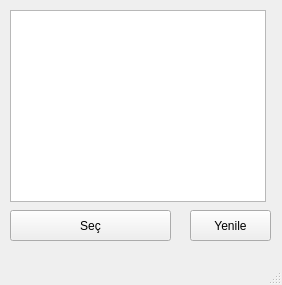
<?xml version="1.0" encoding="UTF-8"?>
<ui version="4.0">
 <class>ComPortWindow</class>
 <widget class="QMainWindow" name="ComPortWindow">
  <property name="geometry">
   <rect>
    <x>0</x>
    <y>0</y>
    <width>282</width>
    <height>285</height>
   </rect>
  </property>
  <property name="windowTitle">
   <string>Com Ports</string>
  </property>
  <widget class="QWidget" name="centralwidget">
   <widget class="QPushButton" name="btn_choose">
    <property name="geometry">
     <rect>
      <x>10</x>
      <y>210</y>
      <width>161</width>
      <height>31</height>
     </rect>
    </property>
    <property name="text">
     <string>Seç</string>
    </property>
   </widget>
   <widget class="QListWidget" name="comList">
    <property name="geometry">
     <rect>
      <x>10</x>
      <y>10</y>
      <width>256</width>
      <height>192</height>
     </rect>
    </property>
   </widget>
   <widget class="QPushButton" name="btn_reflesh">
    <property name="geometry">
     <rect>
      <x>190</x>
      <y>210</y>
      <width>81</width>
      <height>31</height>
     </rect>
    </property>
    <property name="text">
     <string>Yenile</string>
    </property>
   </widget>
  </widget>
  <widget class="QMenuBar" name="menubar">
   <property name="geometry">
    <rect>
     <x>0</x>
     <y>0</y>
     <width>282</width>
     <height>21</height>
    </rect>
   </property>
  </widget>
  <widget class="QStatusBar" name="statusbar"/>
 </widget>
 <resources/>
 <connections/>
</ui>
